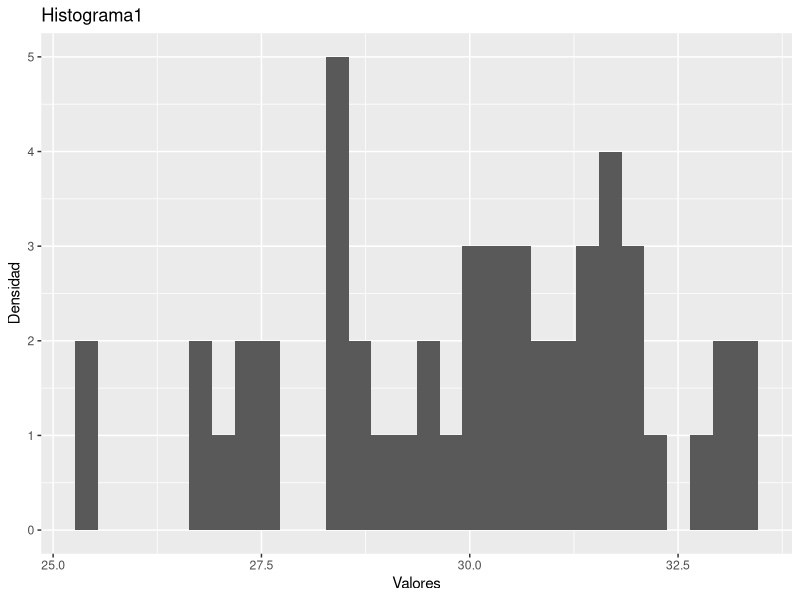

Write the R code that produced this figure.
hola <- rep(30, 50)

library(ggplot2)
library(dplyr)
# Analisis exploratorio 

normal <- rnorm(50, mean = 30, sd = 2)
binomial <- rbinom(50,12, 0.06)

datos <- as.data.frame(cbind(normal, binomial))
View(datos)

ggplot(datos, aes(normal))+
  geom_histogram()+
  labs(x = "Valores", y = "Densidad",
                        title = "Histograma1")
